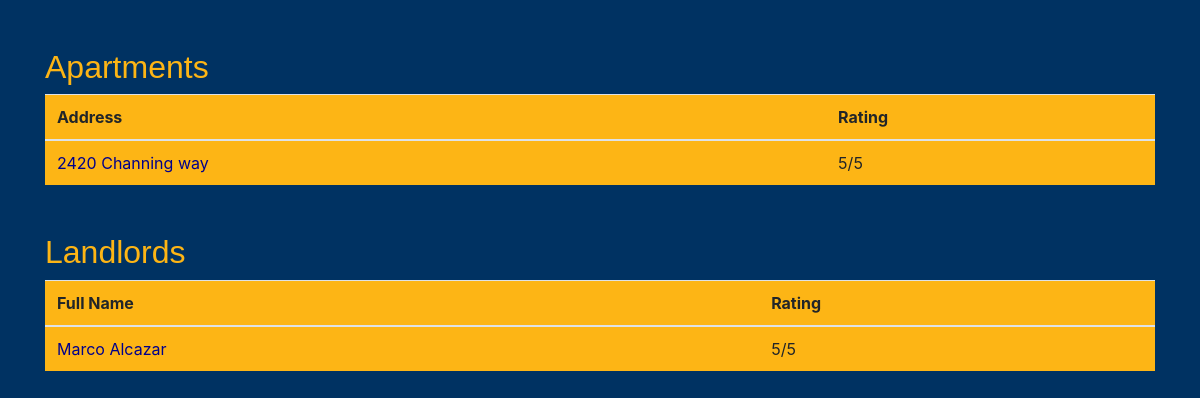
The page /apartmentss/ on the database as committed earlier.
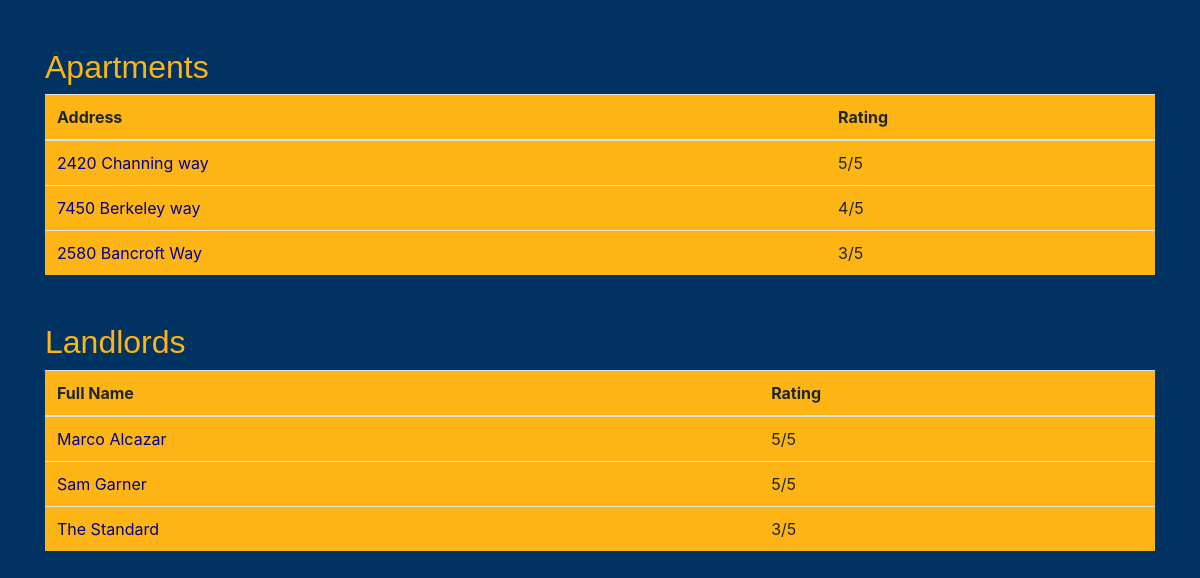
The same page on the database as committed later.
### myapp/models.py (models this page shows)
class Housing(models.Model):
    Address = models.CharField(max_length=50)
    Description = models.CharField(max_length = 250, default="")
    Rating = models.IntegerField(default = "", validators=[MinValueValidator(1), MaxValueValidator(5)])
    Price = models.IntegerField(default="", validators=[MinValueValidator(500), MaxValueValidator(50000)])
    LandLord = models.CharField(max_length = 200, default = "")

class Landlord(models.Model):
    FullName= models.CharField(max_length = 60, default = "")
    Rating = models.IntegerField(default = "", validators=[MinValueValidator(1), MaxValueValidator(5)])
    Description = models.CharField(max_length = 250, default = "")

### myapp/views.py (the view)
# urls.py: path("apartmentss/", apartmentss.as_view(), name = "apartmentss"),
class apartmentss(ListView):
    template_name = 'myapp/apartmentss.html'
    model = Housing
    context_object_name = 'apartmentss'
    queryset = Housing.objects.all()
    def get_context_data(self, **kwargs):
        context = super().get_context_data(**kwargs)
        context['Landlords'] = Landlord.objects.all()  # Add queryset for landlords to the context
        return context

### myapp/templates/myapp/apartmentss.html (shortened to what this page needs)
<link rel="stylesheet" href="https://maxcdn.bootstrapcdn.com/bootstrap/4.5.2/css/bootstrap.min.css">
<div class="container mt-5">
    <h2 class="custom-heading-color">Apartments</h2>
    <table class="table table-hover custom-table-color">
        <thead>
            <tr>
                <th>Address</th>
                <th>Rating</th>
            </tr>
        </thead>
        <tbody>
            {% for house in apartmentss %}
            <tr>
                <td>
                    <a href="{% url 'show-house' house.id %}" class="custom-link-color">
                        {{ house.Address }}
                    </a>
                </td>
                <td>{{ house.Rating }}/5</td>
            </tr>
            {% endfor %}
        </tbody>
    </table>
</div>
<div class="container mt-5">
    <h2 class="custom-heading-color">Landlords</h2>
    <table class="table table-hover custom-table-color">
        <thead>
            <tr>
                <th>Full Name</th>
                <th>Rating</th>
            </tr>
        </thead>
        <tbody>
            {% for landlord in Landlords %}
            <tr>
                <td>
                    <a href="{% url 'show-landlord' landlord.id %}" class="custom-link-color">
                        {{ landlord.FullName }}
                    </a>
                </td>
                <td>{{ landlord.Rating }}/5</td>
            </tr>
            {% endfor %}
        </tbody>
    </table>
</div>

### myapp/templates/myapp/apartmentss.html (style rules this page uses)
.custom-table-color { background-color: #FDB515; }
.custom-link-color { color: #00008b; }
.custom-heading-color { color: #FDB515; font-family: 'Montserrat', sans-serif; }

Rows that differ between the two databases and show on the page:
added Housing: Address "7450 Berkeley way", Rating "4"
added Housing: Address "2580 Bancroft Way", Rating "3"
added Landlord: FullName "Sam Garner", Rating "5"
added Landlord: FullName "The Standard", Rating "3"
